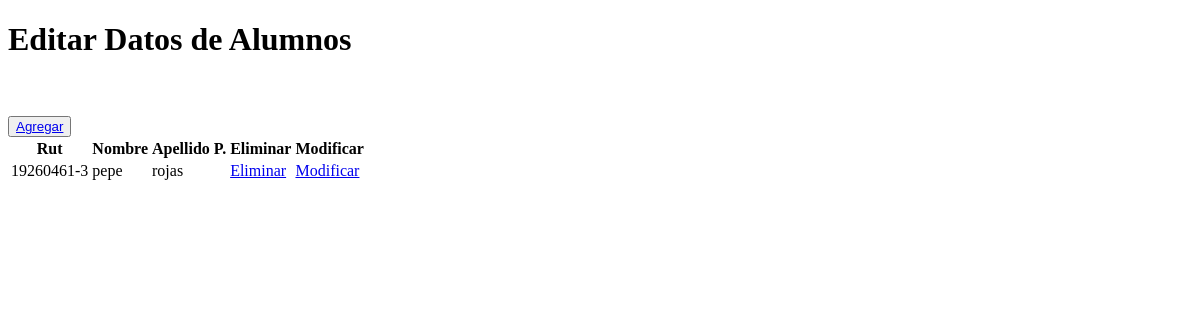
The page /crud on the database as committed earlier.
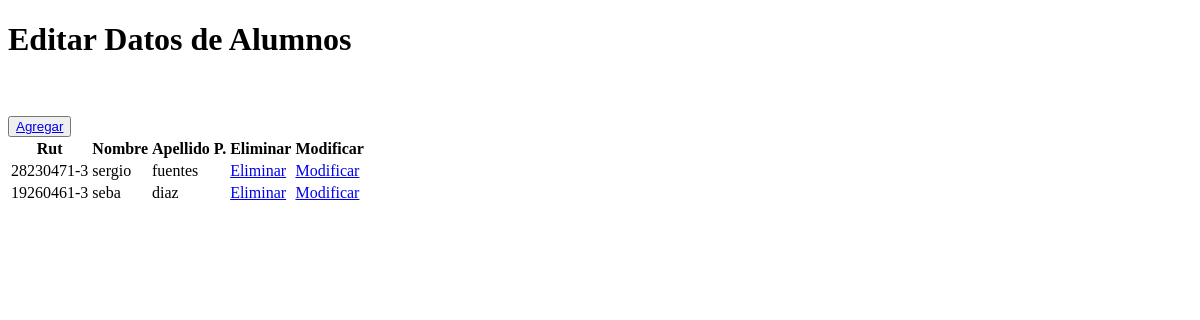
The same page on the database as committed later.
### alumnos/models.py (models this page shows, shortened)
class Alumno(models.Model):
    rut              = models.CharField(primary_key=True, max_length=10)
    nombre           = models.CharField(max_length=20)
    apellido_paterno = models.CharField(max_length=20)
    apellido_materno = models.CharField(max_length=20)
    fecha_nacimiento = models.DateField(blank=False, null=False)
    id_genero        = models.ForeignKey(Genero, on_delete=models.CASCADE, db_column='idGenero')  # Referencia corregida
    telefono         = models.CharField(max_length=45)
    email            = models.EmailField(unique=True, max_length=100, blank=True, null=True)
    direccion        = models.CharField(max_length=50, blank=True, null=True)
    activo           = models.IntegerField()

### alumnos/views.py (the view)
# urls.py: path('crud', views.crud, name='crud'),
def crud(request):
    alumnos = Alumno.objects.all()
    context = {'alumnos': alumnos}
    return render(request, 'alumnos/alumnos_list.html', context)

### alumnos/templates/alumnos/alumnos_list.html (shortened to what this page needs)
{% load static %}
<!DOCTYPE html>
<html lang="en">
<head>
</head>
<body>
        <h1>Editar Datos de Alumnos</h1><br>
        <br>
        <button type="button">
            <a href="{% url 'alumnosAdd' %}"> Agregar </a>
        </button>
        <table>
            {% if alumnos %}
                <th>Rut</th>
                <th>Nombre</th>
                <th>Apellido P. </th>
                <th>Eliminar</th>
                <th>Modificar</th>
                {% for alumno in alumnos %}
                    <tr>
                        <td>{{ alumno.rut }}
                        <td>{{ alumno.nombre}}
                        <td>{{ alumno.apellido_paterno }}
                        <td><a href="{% url 'alumnos_del' pk=alumno.rut %}">Eliminar</a>
                        <td><a href="{% url 'alumnos_findEdit' pk=alumno.rut %}">Modificar</a>
                    </tr>
                {% endfor %}
            {% endif %}
        </table>
</body>
</html>

Rows that differ between the two databases and show on the page:
added Alumno: rut "28230471-3", nombre "sergio", apellido_paterno "fuentes"
changed Alumno "19260461-3": nombre "pepe" → "seba"; apellido_paterno "rojas" → "diaz"
